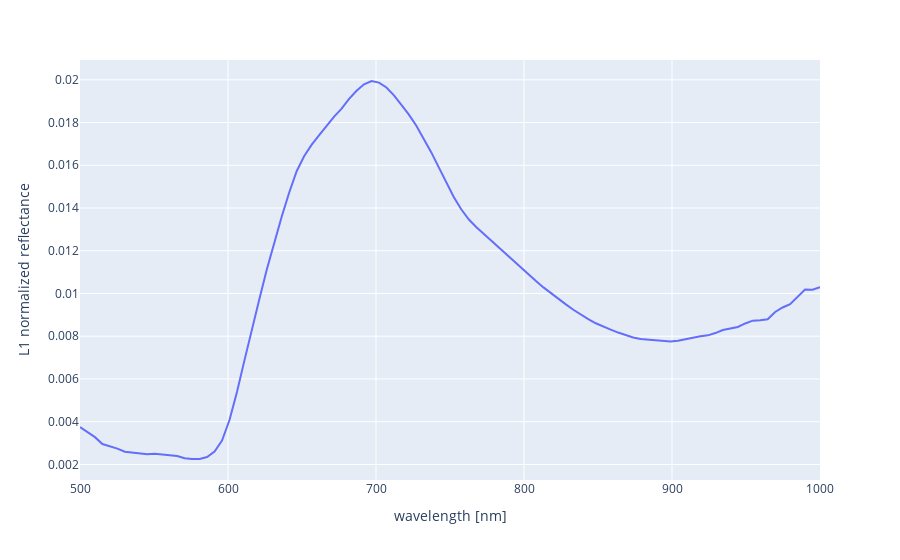

Notebook code cell kept with this figure:
### Code cell
# Plot the result
fig = px.line(x=tivita_wavelengths(), y=colon_median_spectrum)
fig.update_layout(xaxis_title="wavelength [nm]", yaxis_title="L1 normalized reflectance")
